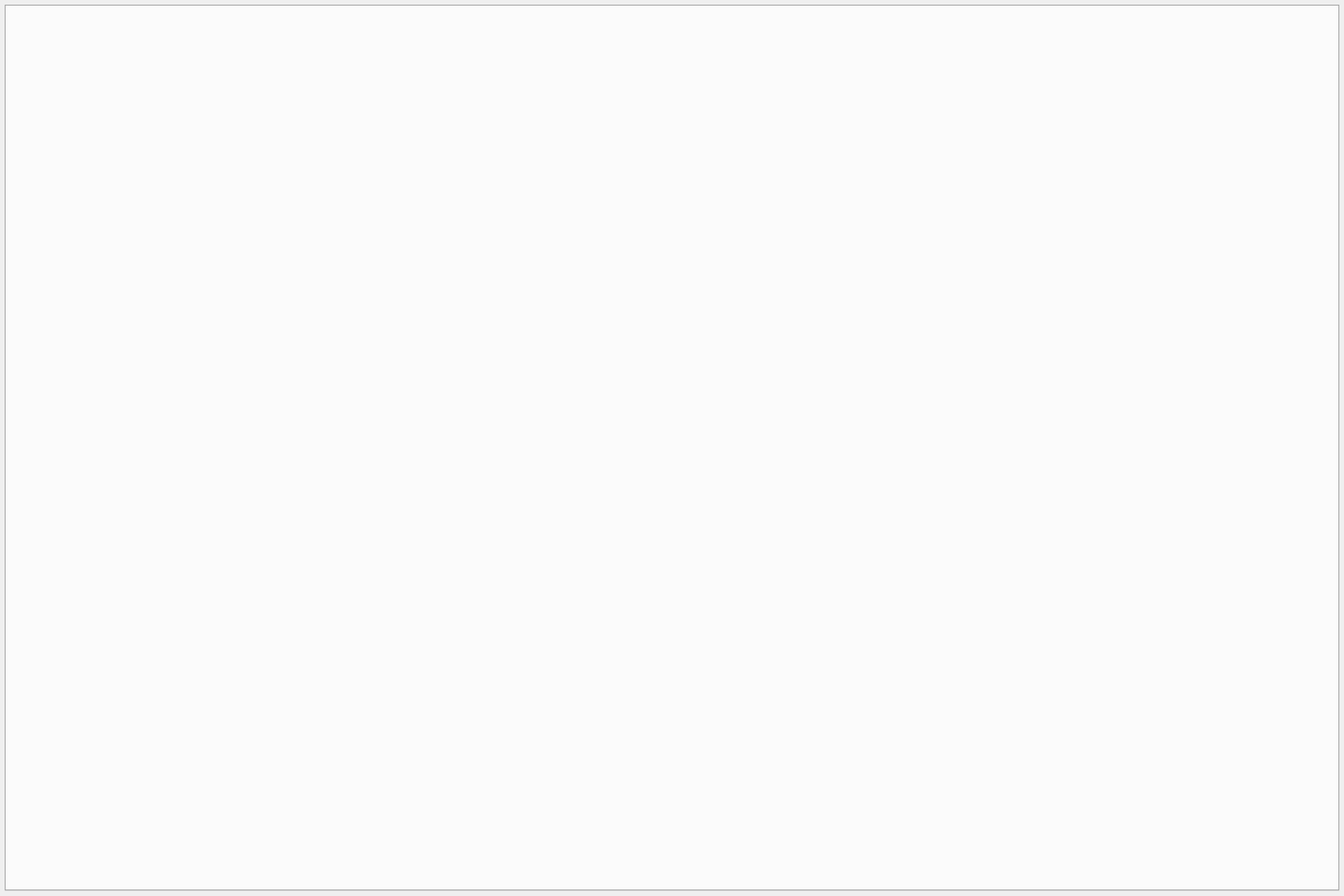
<?xml version="1.0" encoding="UTF-8"?>
<ui version="4.0">
 <class>MainWindow</class>
 <widget class="QMainWindow" name="MainWindow">
  <property name="geometry">
   <rect>
    <x>0</x>
    <y>0</y>
    <width>1440</width>
    <height>960</height>
   </rect>
  </property>
  <property name="font">
   <font>
    <family>华文琥珀</family>
    <pointsize>10</pointsize>
    <weight>50</weight>
    <italic>false</italic>
    <bold>false</bold>
   </font>
  </property>
  <property name="cursor">
   <cursorShape>ArrowCursor</cursorShape>
  </property>
  <property name="windowTitle">
   <string>监考精灵</string>
  </property>
  <property name="windowIcon">
   <iconset theme="window_icon">
    <normaloff>C:/Users/12071/.designer/backup</normaloff>C:/Users/12071/.designer/backup</iconset>
  </property>
  <widget class="QWidget" name="centralwidget">
   <property name="styleSheet">
    <string notr="true"/>
   </property>
   <layout class="QVBoxLayout" name="verticalLayout_7">
    <property name="leftMargin">
     <number>5</number>
    </property>
    <property name="topMargin">
     <number>5</number>
    </property>
    <property name="rightMargin">
     <number>5</number>
    </property>
    <property name="bottomMargin">
     <number>5</number>
    </property>
    <item>
     <widget class="QTabWidget" name="tabWidget">
      <property name="font">
       <font>
        <family>华文中宋</family>
        <pointsize>12</pointsize>
        <weight>50</weight>
        <italic>false</italic>
        <bold>false</bold>
       </font>
      </property>
      <property name="autoFillBackground">
       <bool>false</bool>
      </property>
      <property name="styleSheet">
       <string notr="true">font: 12pt &quot;华文中宋&quot;;</string>
      </property>
      <property name="currentIndex">
       <number>-1</number>
      </property>
     </widget>
    </item>
   </layout>
  </widget>
 </widget>
 <resources/>
 <connections/>
</ui>
